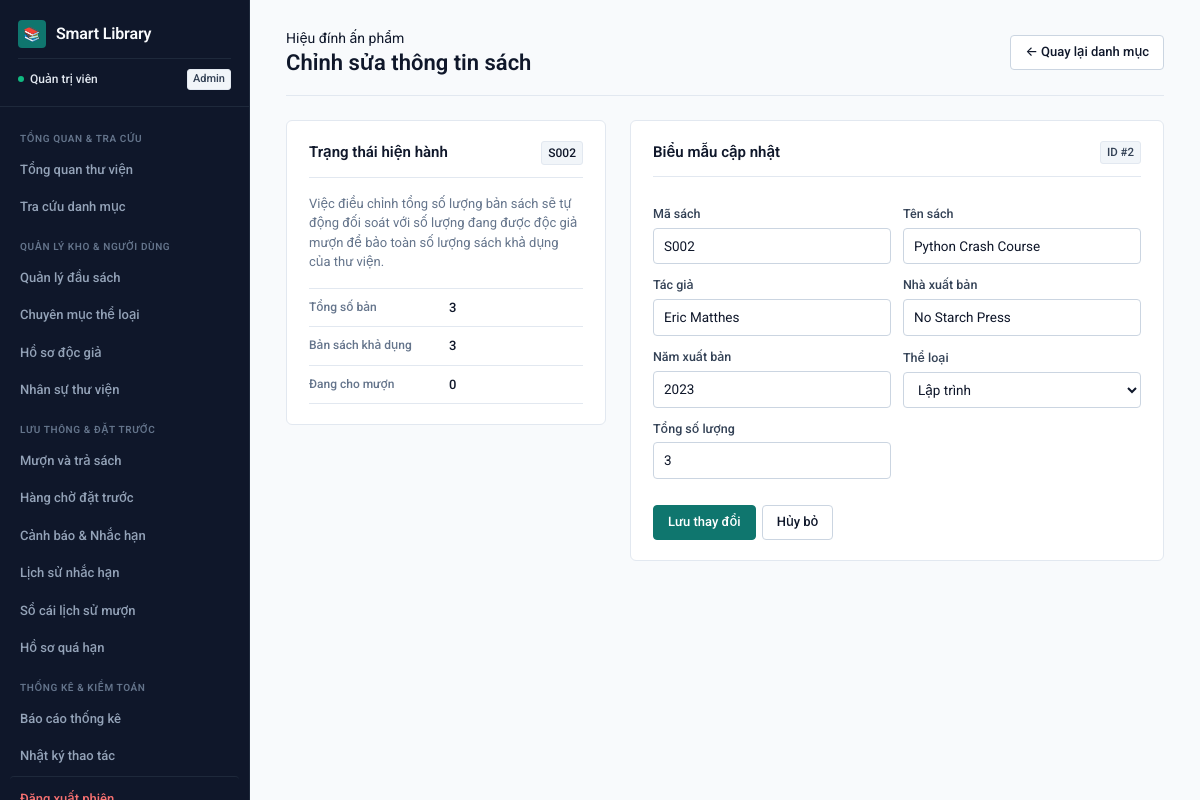
Before: /books/edit/2 (signed in) with the older database file.
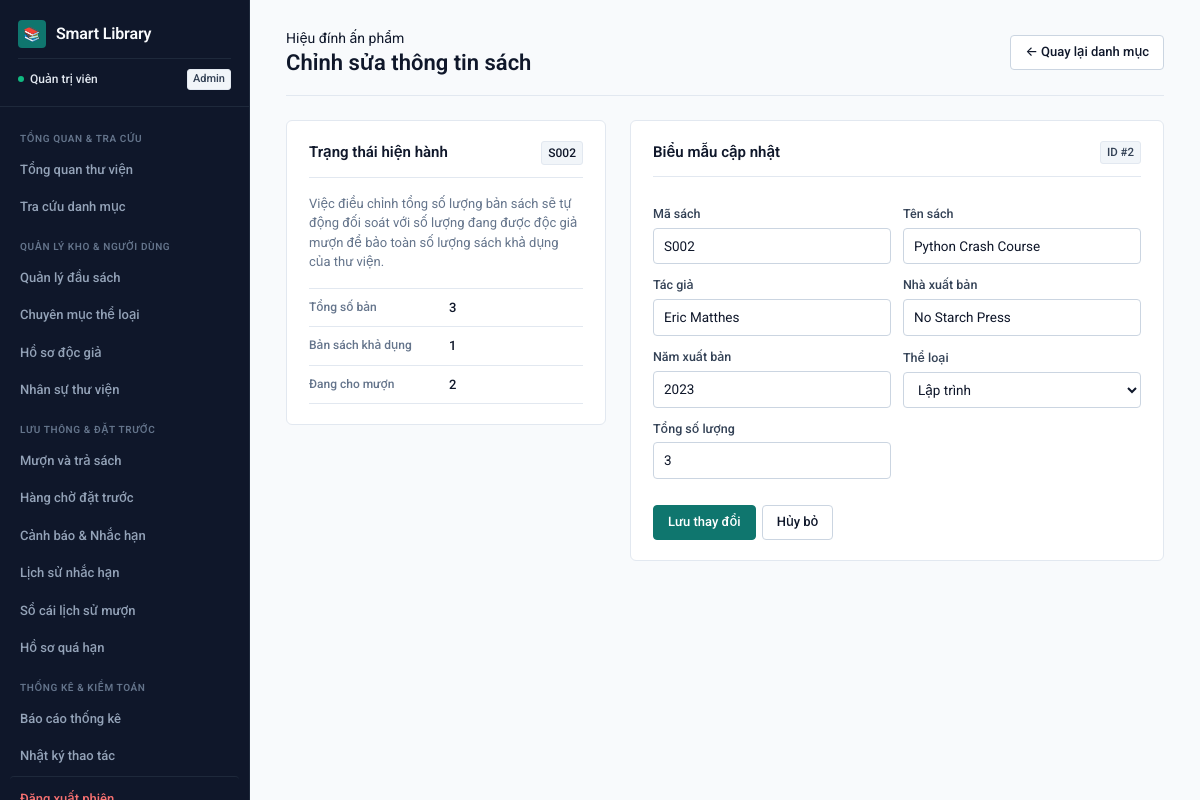
After: the same page with the newer database file.
### tables this page shows
CREATE TABLE books(
        id INTEGER PRIMARY KEY AUTOINCREMENT,
        code TEXT NOT NULL UNIQUE,
        title TEXT NOT NULL,
        author TEXT NOT NULL,
        publisher TEXT,
        year INTEGER,
        category_id INTEGER,
        quantity INTEGER NOT NULL DEFAULT 1,
        available INTEGER NOT NULL DEFAULT 1,
        FOREIGN KEY(category_id) REFERENCES categories(id) ON DELETE SET NULL
    );

CREATE TABLE categories(
        id INTEGER PRIMARY KEY AUTOINCREMENT,
        name TEXT NOT NULL UNIQUE,
        description TEXT
    );

### backend/routes/catalog.py (the view, shortened to what this page needs)
@app.route("/books/edit/<int:id>",methods=["GET","POST"])
@login_required
def edit_book(id):
    conn=db(); book=conn.execute("SELECT * FROM books WHERE id=?",(id,)).fetchone()
    if not book: conn.close();return "Không tìm thấy sách",404
    cats=conn.execute("SELECT * FROM categories ORDER BY name").fetchall();conn.close()
    return render_template("edit_book.html",book=book,categories=cats)

### backend/api/common.py (called while the page is built)
@app.before_request
def protect_json_writes():
    if request.path.startswith("/api/") and request.method in ("POST", "PUT", "PATCH", "DELETE"):
        origin = request.headers.get("Origin")
        if origin:
            parsed = urlparse(origin)
            allowed = {"127.0.0.1", "localhost"}
            if parsed.hostname not in allowed or parsed.port not in (5001, 5173):
                return fail("Origin không hợp lệ.", 403)
        if not request.is_json:
            return fail("Yêu cầu JSON.", 415)

### backend/core.py (called while the page is built)
@app.context_processor
def inject():
    return {
        "logged_in": "employee_id" in session,
        "employee_name": session.get("employee_name"),
    }

### backend/database.py (called while the page is built)
def db():
    conn = sqlite3.connect(DB)
    conn.row_factory = sqlite3.Row
    conn.execute("PRAGMA foreign_keys=ON")
    return conn

### frontend/templates/admin/edit_book.html (shortened to what this page needs)
{% extends 'base.html' %}
{% block content %}
<header class="page-header">
  <div>
    <span class="page-kicker">Hiệu đính ấn phẩm</span>
    <h1>Chỉnh sửa thông tin sách</h1>
  </div>
  <a class="btn secondary" href="{{ url_for('books') }}">← Quay lại danh mục</a>
</header>
<div class="split-layout">
  <section class="panel panel-subtle sticky-col">
    <div class="panel-header">
      <h2>Trạng thái hiện hành</h2>
      <span class="code-cell">{{ book.code }}</span>
    </div>
    <p class="muted">Việc điều chỉnh tổng số lượng bản sách sẽ tự động đối soát với số lượng đang được độc giả mượn để bảo toàn số lượng sách khả dụng của thư viện.</p>
    <dl class="spec-list" style="margin-bottom: 0;">
      <dt>Tổng số bản</dt>
      <dd class="mono">{{ book.quantity }}</dd>
      <dt>Bản sách khả dụng</dt>
      <dd class="mono">{{ book.available }}</dd>
      <dt>Đang cho mượn</dt>
      <dd class="mono">{{ book.quantity - book.available }}</dd>
    </dl>
  </section>
  <form method="post" class="panel form-stack">
    <div class="panel-header">
      <h2>Biểu mẫu cập nhật</h2>
      <span class="tag neutral">ID #{{ book.id }}</span>
    </div>
    <div class="formgrid">
      <label>
        Mã sách
        <input name="code" class="mono" value="{{ book.code }}" required>
      </label>
      <label>
        Tên sách
        <input name="title" value="{{ book.title }}" required>
      </label>
      <label>
        Tác giả
        <input name="author" value="{{ book.author }}" required>
      </label>
      <label>
        Nhà xuất bản
        <input name="publisher" value="{{ book.publisher or '' }}">
      </label>
      <label>
        Năm xuất bản
        <input type="number" name="year" value="{{ book.year or '' }}">
      </label>
      <label>
        Thể loại
        <select name="category_id">
          {% for c in categories %}
          <option value="{{ c.id }}" {% if book.category_id == c.id %}selected{% endif %}>{{ c.name }}</option>
          {% endfor %}
        </select>
      </label>
      <label>
        Tổng số lượng
        <input type="number" name="quantity" min="0" value="{{ book.quantity }}" required>
      </label>
    </div>
    <div class="actions" style="margin-top: 14px;">
      <button type="submit" class="btn primary">Lưu thay đổi</button>
      <a class="btn secondary" href="{{ url_for('books') }}">Hủy bỏ</a>
    </div>
  </form>
</div>
{% endblock %}

Changed rows visible on the page:
changed books "Python Crash Course": available "3" → "1"; book.quantity-book.available "0" → "2"
